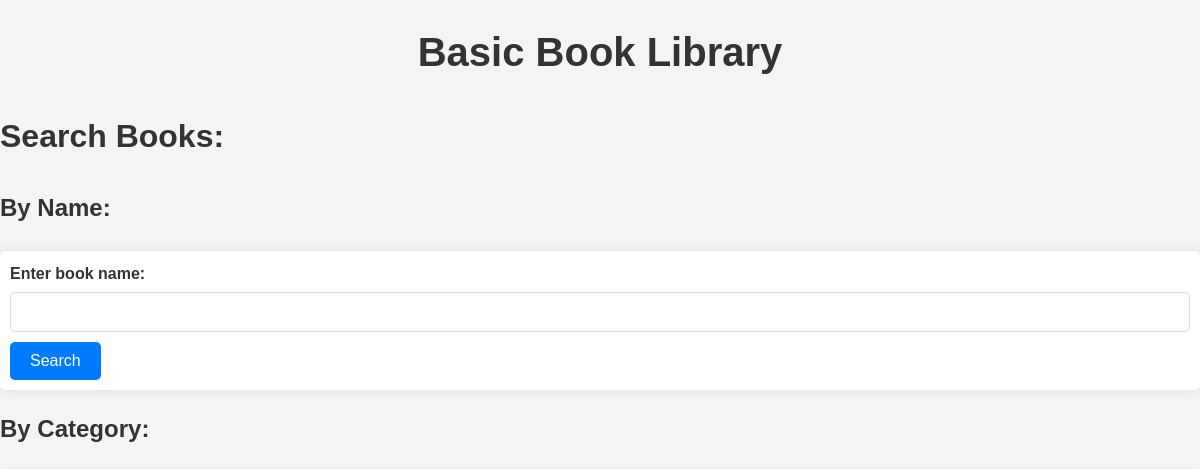
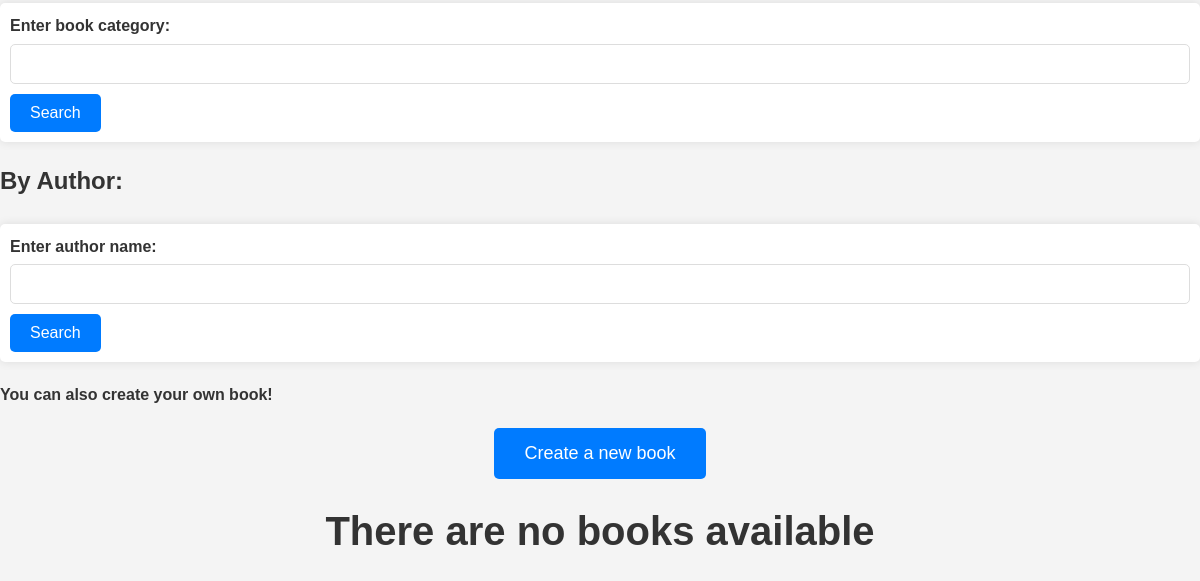
The page /books/ on the database as committed earlier (2 pictures, top to bottom).
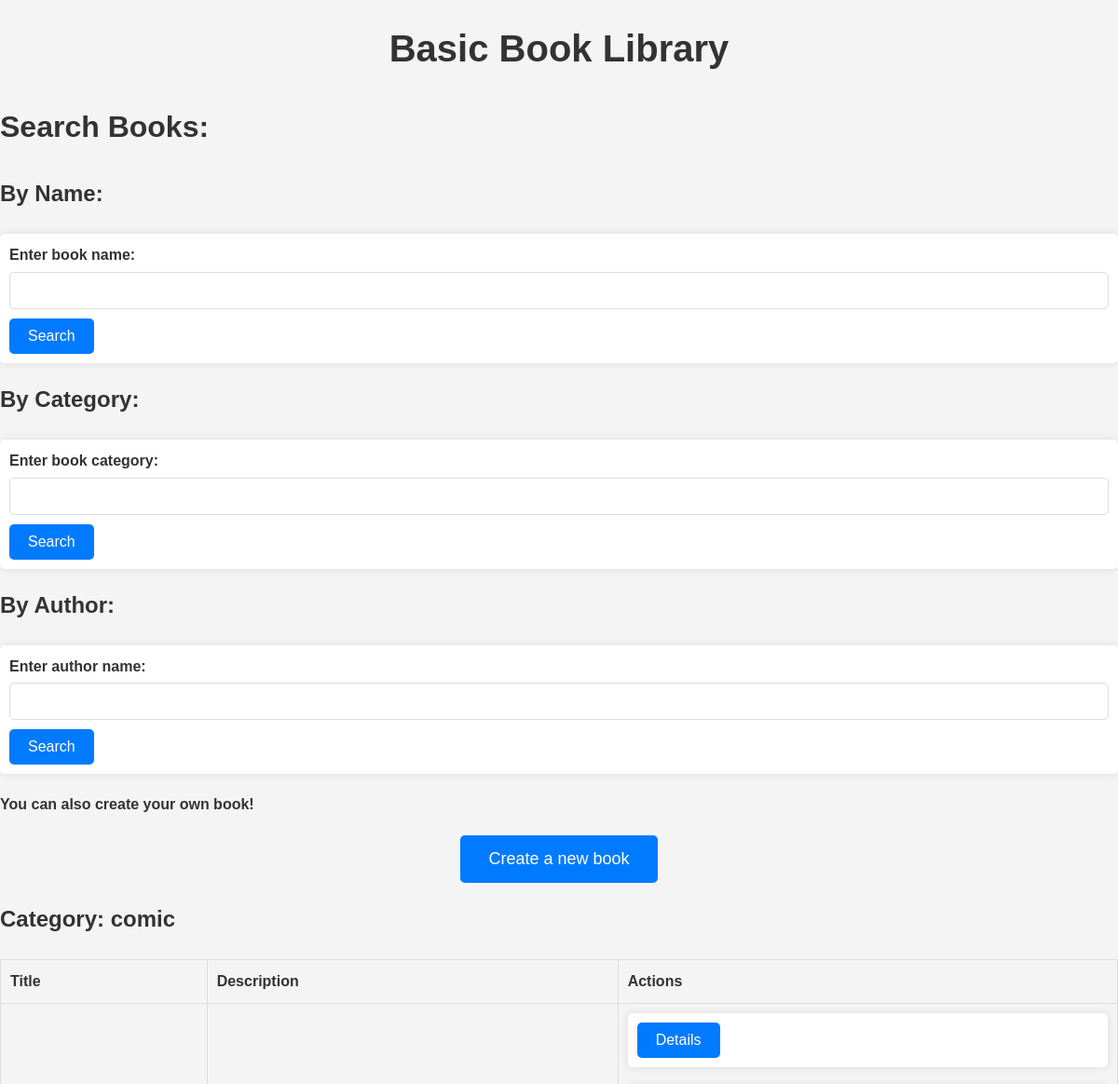
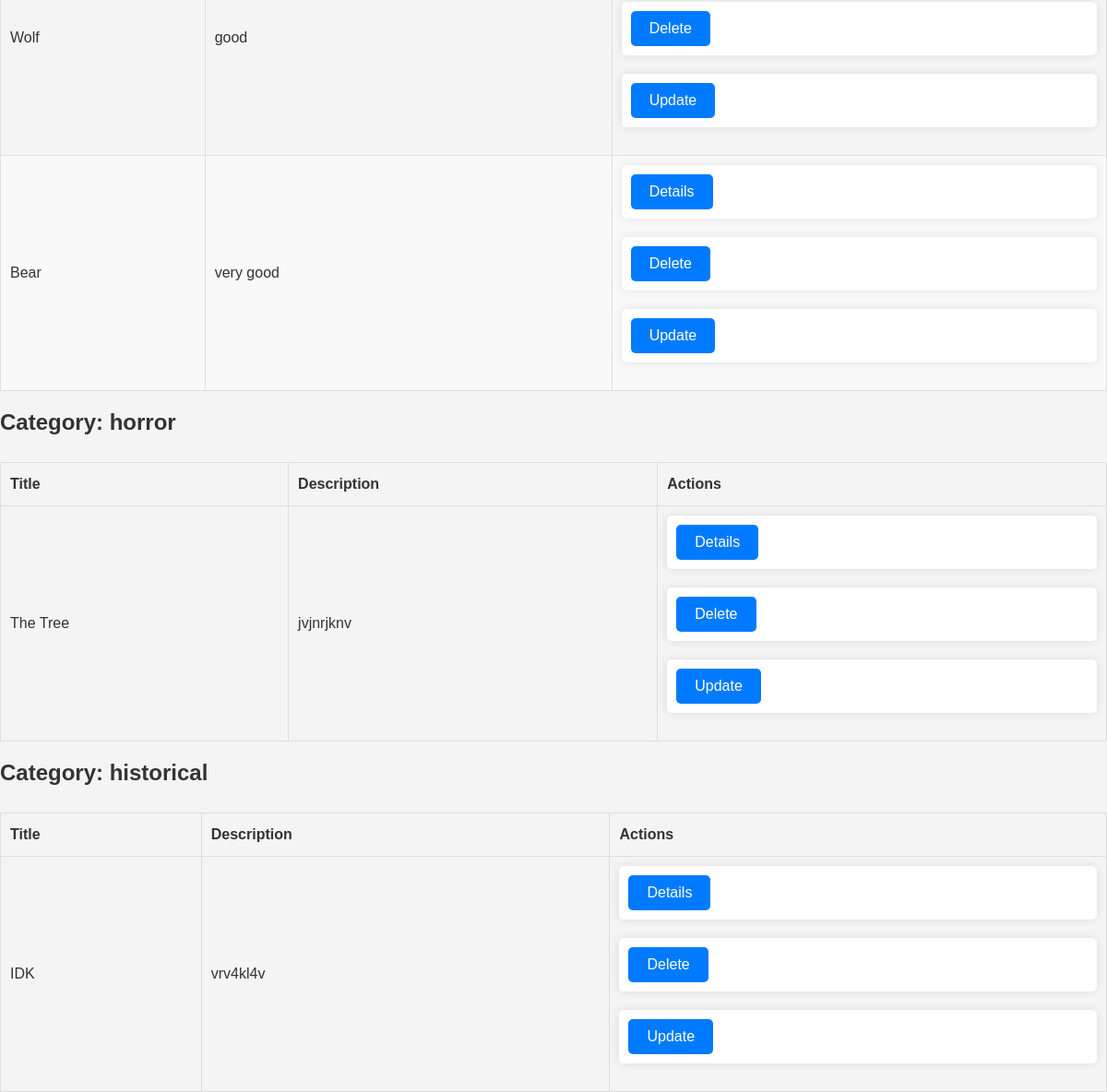
The same page on the database as committed later (2 pictures, top to bottom).
### books/models.py (models this page shows, shortened)
class Book(models.Model):
    author =  models.ForeignKey(Author, on_delete=models.CASCADE, null = True)
    title = models.CharField(max_length=200, unique=True)
    description = models.CharField(max_length=200)
    category = models.CharField(max_length=200, null = True)

### books/views.py (the view)
# urls.py: path('', views.get_all_books, name='home'),
def get_all_books(req):
    books = Book.objects.all()
    categories = {}
    for book in books:
        if book.category not in categories:
            categories[book.category] = []
        categories[book.category].append(book)
    return render(req, 'home.html', {'categories': categories})

### books/templates/home.html (shortened to what this page needs)
<!DOCTYPE html>
<html lang="en">
<head>
    {% load static %}
    <link href="{% static 'style.css' %}" rel="stylesheet" type="text/css">
</head>
<body>
    <h1>Basic Book Library</h1>
    <h2>Search Books:</h2>
    <h3>By Name:</h3>
    <form method="GET" action="{% url 'get_book_by_name' %}">
        <label for="title">Enter book name: </label>
        <input type="text" id="title" name="title" required>
        <button type="submit">Search</button>
    </form>
    <h3>By Category:</h3>
    <form method="GET" action="{% url 'get_books_by_category' %}">
        <label for="category">Enter book category: </label>
        <input type="text" id="category" name="category" required>
        <button type="submit">Search</button>
    </form>
    <h3>By Author:</h3>
    <form method="GET" action="{% url 'get_books_by_author' %}">
        <label for="author">Enter author name: </label>
        <input type="text" id="author" name="author" required>
        <button type="submit">Search</button>
    </form>
    <label>You can also create your own book!</label>
    <div class="button_container">
    <a href="{% url 'create_book' %}">
        <button>Create a new book</button>
    </a>
    </div>
    {% if categories %}
        {% for category, books in categories.items %}
            <h3>Category: {{ category }}</h3>
            <table>
                <thead>
                    <tr>
                        <th>Title</th>
                        <th>Description</th>
                        <th>Actions</th>
                    </tr>
                </thead>
                <tbody>
                    {% for book in books %}
                        <tr>
                            <td>{{ book.title }}</td>
                            <td>{{ book.description }}</td>
                            <td>
                                <form method="GET" action="{% url 'details_book' book.id %}">
                                    <button type="submit">Details</button>
                                </form>
                                <form method="POST" action="{% url 'delete_book' book.id %}" onsubmit="return confirm('Are you sure you want to delete this book?');">
                                    <button type="submit">Delete</button>
                                </form>
                                <form method="GET" action="{% url 'update_book' book.id %}">
                                    <button type="submit">Update</button>
                                </form>
                            </td>
                        </tr>
                    {% endfor %}
                </tbody>
            </table>
        {% endfor %}
    {% else %}
        <h1>There are no books available</h1>
    {% endif %}
</body>
</html>

Rows that differ between the two databases and show on the page:
added Book: category "comic", title "Wolf", description "good"
added Book: title "Bear", description "very good", shown under "comic"
added Book: category "horror", title "The Tree", description "jvjnrjknv"
added Book: category "historical", title "IDK", description "vrv4kl4v"
Other text that changed with them:
text no longer shown: "There are no books available"
